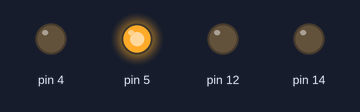
The sketch below on a simulated Arduino Uno, built with avr-gcc and run on an emulated ATmega328P. On the bench: output pins drawn as LEDs (lit = HIGH).

Above: at 0.5 s.
At 2.5 s:
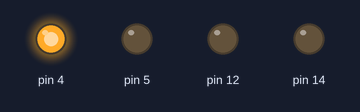
At 4.5 s:
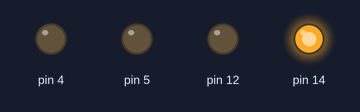
At 6.5 s:
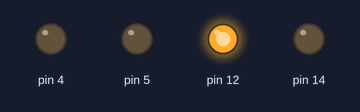
At 9.5 s:
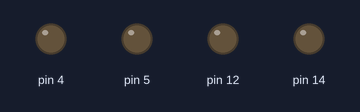
Timing chart, 0 to 10.4 s (numbered marks = the images above):
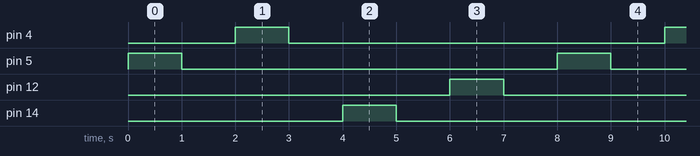

Measured:
- by itself, pin 4, pin 5, pin 12, pin 14: alternates HIGH for 1.0 s and LOW for 7.0 s
- by itself, everything shown: repeats every 8.0 s, in 8 steps

The sketch:

Testing_Relay.ino
```cpp
//Code to test relays
void setup() {
  // initialize digital pin as an output.
  pinMode(5, OUTPUT);
  pinMode(4, OUTPUT);
  pinMode(14, OUTPUT);
  pinMode(12, OUTPUT);
}

void loop() {
  digitalWrite(5, HIGH);    // turn the relay ON
  delay(1000);                       // wait for a second
  digitalWrite(5, LOW);     // turn the relay OFF
  delay(1000);                      // wait for a second
  digitalWrite(4, HIGH);    // turn the relay ON
  delay(1000);                       // wait for a second
  digitalWrite(4, LOW);     // turn the relay OFF
  delay(1000);                       // wait for a second
  digitalWrite(14, HIGH);   // turn the relay ON
  delay(1000);                       // wait for a second
  digitalWrite(14, LOW);    // turn the relay OFF
  delay(1000);                       // wait for a second
  digitalWrite(12, HIGH);   // turn the relay ON
  delay(1000);                       // wait for a second
  digitalWrite(12, LOW);    // turn the relay OFF
  delay(1000);                      // wait for a second
}
```
